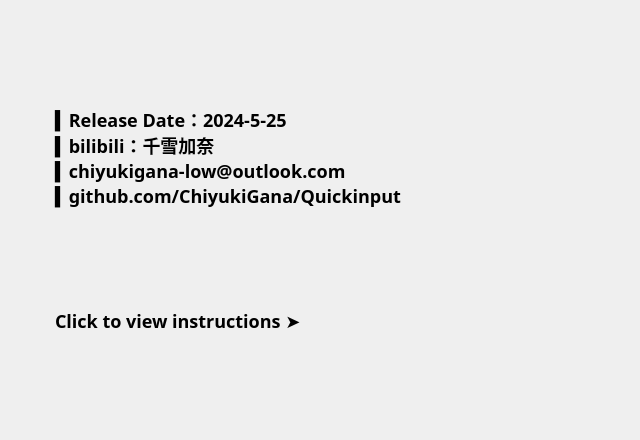
<?xml version="1.0" encoding="UTF-8"?>
<ui version="4.0">
 <class>AboutUiClass</class>
 <widget class="QWidget" name="AboutUiClass">
  <property name="geometry">
   <rect>
    <x>0</x>
    <y>0</y>
    <width>640</width>
    <height>440</height>
   </rect>
  </property>
  <property name="minimumSize">
   <size>
    <width>640</width>
    <height>440</height>
   </size>
  </property>
  <property name="maximumSize">
   <size>
    <width>640</width>
    <height>440</height>
   </size>
  </property>
  <property name="font">
   <font>
    <family>Microsoft YaHei</family>
    <pointsize>-1</pointsize>
   </font>
  </property>
  <property name="windowTitle">
   <string>About</string>
  </property>
  <property name="styleSheet">
   <string notr="true">*{font-family:&quot;Microsoft YaHei&quot;;font-size:14px;}</string>
  </property>
  <layout class="QVBoxLayout" name="verticalLayout">
   <property name="spacing">
    <number>0</number>
   </property>
   <property name="leftMargin">
    <number>0</number>
   </property>
   <property name="topMargin">
    <number>0</number>
   </property>
   <property name="rightMargin">
    <number>0</number>
   </property>
   <property name="bottomMargin">
    <number>0</number>
   </property>
   <item>
    <widget class="QLabel" name="lbText">
     <property name="font">
      <font>
       <family>Microsoft YaHei</family>
       <pointsize>-1</pointsize>
       <weight>75</weight>
       <bold>true</bold>
      </font>
     </property>
     <property name="cursor">
      <cursorShape>PointingHandCursor</cursorShape>
     </property>
     <property name="layoutDirection">
      <enum>Qt::LeftToRight</enum>
     </property>
     <property name="styleSheet">
      <string notr="true">QLabel{color:black;border-image:url(:/about.png);padding-left:50px;font-size:18px}QLabel:hover{color:#00F;}</string>
     </property>
     <property name="text">
      <string>▍Release Date：2024-5-25
▍bilibili：千雪加奈
▍chiyukigana-low@outlook.com
▍github.com/ChiyukiGana/Quickinput




Click to view instructions ➤</string>
     </property>
     <property name="textFormat">
      <enum>Qt::PlainText</enum>
     </property>
     <property name="alignment">
      <set>Qt::AlignLeading|Qt::AlignLeft|Qt::AlignVCenter</set>
     </property>
    </widget>
   </item>
  </layout>
 </widget>
 <resources>
  <include location="../.res/QuickInput.qrc"/>
 </resources>
 <connections/>
</ui>
